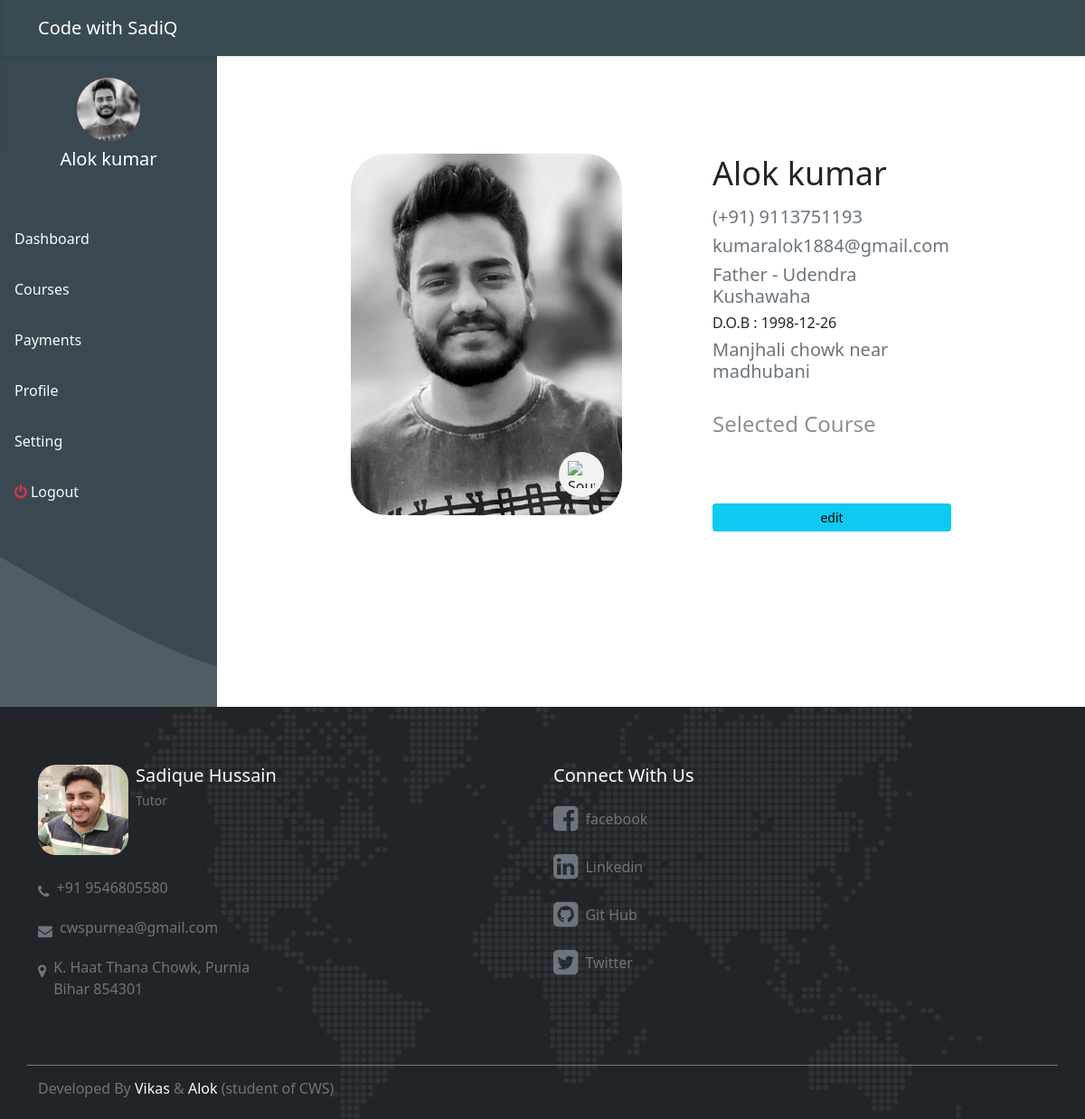
Screenshot of /student/profile.php (signed in) with the database file from the repository.
### tables this page shows
CREATE TABLE `students` (
  `id` int(11) NOT NULL,
  `name` varchar(200) NOT NULL,
  `father_name` varchar(200) NOT NULL,
  `contact` varchar(200) NOT NULL,
  `email` varchar(200) NOT NULL,
  `dob` varchar(200) NOT NULL,
  `address` varchar(200) NOT NULL,
  `dp` varchar(200) NOT NULL,
  `status` enum('1','2','3') NOT NULL,
  `gender` enum('m','f','o') NOT NULL,
  `education` varchar(200) NOT NULL,
  `password` varchar(255) NOT NULL
);

### include/config.php (called while the page is built, shortened)
<?php
$connect = mysqli_connect('localhost','root','','cwsready');
function callingRecord($table,$cond){
    global $connect;
    $query  = mysqli_query($connect,"select * from $table where $cond");
    return $row = mysqli_fetch_array($query);
}

### student/profile.php (the view, shortened to what this page needs)
<?php include('include/header.php'); ?>
<div class="container-fluid">
    <div class="row">
        <?php include('include/sidebar.php'); ?>
        <div class="p-5 content2">
            <div class="col">
                <section class="profile_container">
                    <div class="profile_img_section">
                        <img class="profile_img-LG" src="../images/<?= $user['dp']; ?>" />
                        <div class="flag_wrapper">
                            <img class="flag" src="https://emojipedia-us.s3.dualstack.us-west-1.amazonaws.com/thumbs/240/apple/271/flag-south-korea_1f1f0-1f1f7.png" alt="South Korean Flag" />
                        </div>
                    </div>
                    <div class="profile_desc_section">
                        <h2><?= $user['name']; ?></h2>
                        <h3 class="h5 text-muted">(+91) <?= $user['contact']; ?> </h3>
                        <h3 class="h5 text-muted"><?= $user['email']; ?></h3>
                        <h3 class="h5 mt-n3 text-muted">Father - <?= $user['father_name']; ?></h3>
                        <h6>D.O.B : <?= $user['dob']; ?></h6>
                        <p class="h5 text-muted"><?= $user['address']; ?></p>
                        <h3 class="mt-4">Selected Course</h3>
						<a href="" class="btn btn-info btn-sm mt-5" data-bs-toggle="modal" data-bs-target="#update">edit</a>
                    </div>
                </section>
            </div>
        </div>
    </div>
</div>
<?php include('include/footer.php');
?>

### student/include/sidebar.php
<div class=" p-0 student-sidebar d-none d-lg-block" style="min-height:90vh;height:auto;width:20%; background-image: url('../images/5.svg'); background-size:cover; background-position:bottom;">
                    <div class="profile">
                        <div class="dp bg-danger mx-auto mt-4 rounded-circle" style="width:70px; height:70px;"><img src="../images/<?= $user['dp']; ?>" alt="" class="img-fluid rounded-circle"></div>
                        <h5 class="text-center text-white mt-2"><?= $user['name']; ?></h5>
                    </div>
                <div class="list-group mt-5">
                    <a href="index.php" class="list-group-item rounded-0 list-group-item-action text-light border-0 p-3 list">Dashboard</a>
                    <a href="mycourse.php" class="list-group-item rounded-0 list-group-item-action text-light border-0 p-3 list">Courses</a>
                    <a href="payments.php" class="list-group-item rounded-0 list-group-item-action text-light border-0 p-3 list">Payments</a>
                    <a href="profile.php" class="list-group-item rounded-0 list-group-item-action text-light border-0 p-3 list">Profile</a>
                    <a href="setting.php" class="list-group-item rounded-0 list-group-item-action text-light border-0 p-3 list">Setting</a>
                    <a href="logout.php" class="list-group-item rounded-0 list-group-item-action text-light border-0 p-3 list"><i class="fa text-danger fa-power-off"></i> Logout</a>
                </div>
            </div>

### student/profile.php (style rules this page uses)
h2 { font-size: 36px; margin-bottom: 15px; }
h3 { font-size: 24px; font-weight: 500; color: rgba(34, 34, 34, 0.5); margin-bottom: 25px; margin-top: 0px; }
.profile_container, .info, .back { margin: 60px 100px 0px; max-width: 900px; display: flex; overflow-x: hidden; }
.profile_img-LG { height: 400px; width: 300px; border-radius: 40px; object-fit: cover; object-position: 50% 50%; background-position: 40% 50%; }
.flag_wrapper { width: 50px; height: 50px; background-color: #f2f2f2; border-radius: 100%; position: relative; top: -70px; left: 230px; }
.flag { width: 30px; height: 30px; position: absolute; right: 0; left: 0; top: 0; bottom: 0; margin: auto auto; }
.profile_img_section { margin-right: 50px; }
.profile_desc_section { display: flex; flex-direction: column; margin-left: 50px; }

### rows the page displays
students: dp (picture), name "Alok kumar", contact "9113751193", email "kumaralok1884@gmail.com", father_name "Udendra Kushawaha", dob "1998-12-26", address "Manjhali chowk near madhubani"
